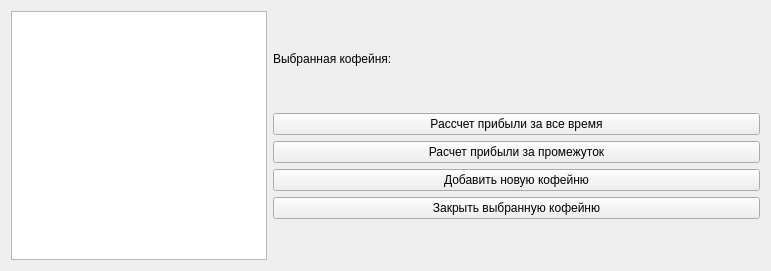
<?xml version="1.0" encoding="UTF-8"?>
<ui version="4.0">
 <class>cafe_menagement</class>
 <widget class="QWidget" name="cafe_menagement">
  <property name="geometry">
   <rect>
    <x>0</x>
    <y>0</y>
    <width>771</width>
    <height>271</height>
   </rect>
  </property>
  <property name="windowTitle">
   <string>Form</string>
  </property>
  <layout class="QGridLayout" name="gridLayout" columnstretch="0,2">
   <item row="0" column="0">
    <widget class="QTableView" name="cafe_tables"/>
   </item>
   <item row="0" column="1">
    <layout class="QVBoxLayout" name="verticalLayout_2">
     <item>
      <layout class="QHBoxLayout" name="horizontalLayout">
       <item>
        <widget class="QLabel" name="staticLable">
         <property name="sizePolicy">
          <sizepolicy hsizetype="Fixed" vsizetype="Preferred">
           <horstretch>0</horstretch>
           <verstretch>0</verstretch>
          </sizepolicy>
         </property>
         <property name="text">
          <string>Выбранная кофейня:</string>
         </property>
        </widget>
       </item>
       <item>
        <widget class="QLabel" name="dynamicLable">
         <property name="sizePolicy">
          <sizepolicy hsizetype="Preferred" vsizetype="Fixed">
           <horstretch>0</horstretch>
           <verstretch>0</verstretch>
          </sizepolicy>
         </property>
         <property name="text">
          <string/>
         </property>
        </widget>
       </item>
      </layout>
     </item>
     <item>
      <layout class="QVBoxLayout" name="verticalLayout">
       <item>
        <widget class="QPushButton" name="allTimemoney_button">
         <property name="sizePolicy">
          <sizepolicy hsizetype="Preferred" vsizetype="Fixed">
           <horstretch>0</horstretch>
           <verstretch>0</verstretch>
          </sizepolicy>
         </property>
         <property name="text">
          <string>Рассчет прибыли за все время</string>
         </property>
        </widget>
       </item>
       <item>
        <widget class="QPushButton" name="money_button">
         <property name="text">
          <string>Расчет прибыли за промежуток</string>
         </property>
        </widget>
       </item>
       <item>
        <widget class="QPushButton" name="AddNewCafe_button">
         <property name="text">
          <string>Добавить новую кофейню</string>
         </property>
        </widget>
       </item>
       <item>
        <widget class="QPushButton" name="removeCafe_button">
         <property name="text">
          <string>Закрыть выбранную кофейню</string>
         </property>
         <property name="checkable">
          <bool>false</bool>
         </property>
        </widget>
       </item>
      </layout>
     </item>
    </layout>
   </item>
  </layout>
 </widget>
 <resources/>
 <connections/>
</ui>
